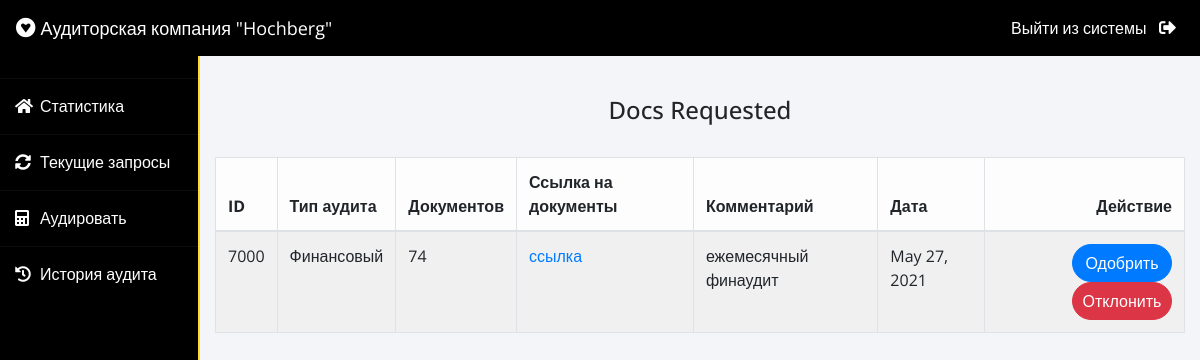
The app's page /auditor/auditor-request with its own data.
### docs/models.py (models this page shows, shortened)
class DocsRequest(models.Model):
    request_by_client=models.ForeignKey(pmodels.Client,null=True,on_delete=models.CASCADE)
    request_by_auditor=models.ForeignKey(dmodels.Auditor,null=True,on_delete=models.CASCADE)
    client_id=models.CharField(max_length=30)
    client_num=models.PositiveIntegerField()
    reason=models.CharField(max_length=500)
    docsgroup=models.CharField(max_length=20)
    audit_file= models.CharField(max_length=500)
    status=models.CharField(max_length=20,default="Pending")
    date=models.DateField(auto_now=True)

### auditor/views.py (the view)
# urls.py: path('auditor-request', views.auditor_request_view,name='auditor-request'),
def auditor_request_view(request):
    requests=dmodels.DocsRequest.objects.all().filter(status='Pending')
    return render(request,'auditor/auditor_request.html',{'requests':requests})

### templates/auditor/auditor_request.html (shortened to what this page needs)
{% extends 'auditor/auditorbase.html' %}
{% block content %}
{% load widget_tweaks %}
{%load static%}
<br><br>
<div class="container">
    {% if requests %}
    <H4 class="text-center">Docs Requested</H4><br>
    <table class="table table-light table-hover table-bordered table-striped">
        <thead>
            <tr>
                <th scope="col">ID</th>
                <th scope="col">Тип аудита</th>
                <th scope="col">Документов</th>
                <th scope="col">Ссылка на документы</th>
                <th scope="col">Комментарий</th>
                <th scope="col">Дата</th>
                <th class="text-right">Действие</th>
            </tr>
        </thead>
        <tbody>
            {% for t in requests %}
            <tr>
                <td> {{t.client_id}}</td>
                <td>{{t.docsgroup}}</td>
                <td>{{t.client_num}}</td>
                <td><a href={{t.audit_file}}>ссылка</a></td>
                <td>{{t.reason}}</td>
                <td>{{t.date}}</td>
                <td class="text-right">
                    <button class="btn btn-primary badge-pill" style="width: 100px;"><a  style="text-decoration: none;color: white;" href="{% url 'update-approve-status' t.id  %}">Одобрить</a> </button>
                    <button class="btn btn-danger badge-pill" style="width: 100px;"><a  style="text-decoration: none;color: white;" href="{% url 'update-reject-status' t.id  %}">Отклонить</a> </button>
                </td>
            </tr>
            {% endfor %}
        </tbody>
    </table>
{% else %}
<h5>Нет текущих запросов !</h5>
{% endif %}
</div>
{% endblock content %}

### templates/auditor/auditorbase.html (style rules this page uses)
* { margin: 0; padding: 0; box-sizing: border-box; list-style: none; text-decoration: none; font-family: 'Open Sans', sans-serif; }
body { background-color: #f3f5f9; }

### records on screen
DocsRequest: client_id "7000", docsgroup "Финансовый", client_num "74", reason "ежемесячный финаудит", date "May 27, 2021"
